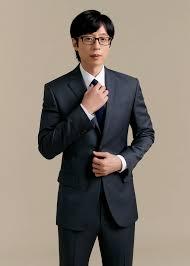
#> input picture mingyu234_/유재석.jpg, 190 x 266 px
$ python mingyu234.py
#> lines starting #> are read from the running program, lines starting #| are printed output that depends on the picture; after the words box and inside, x2 and y2 are one past the last pixel; in counts of white or black regions, pixels touching at a corner belong together
#> the answer given: 유재석.jpg
import cv2

def detect_faces(image_path, output_path="output.jpg"):
    # Haar Cascade XML 파일 로드
#> called with image_path = '유재석.jpg', output_path = 'output.jpg'
    face_cascade = cv2.CascadeClassifier(cv2.data.haarcascades + 'haarcascade_frontalface_default.xml')

    # 이미지 로드
    image = cv2.imread(image_path)
#> image is the input picture: shape (266, 190, 3); mean B, G, R 115.2, 125, 134.7
    if image is None:
        print("이미지를 찾을 수 없습니다. 경로를 확인하세요.")
        return

    # 그레이스케일 변환 (성능 향상을 위해)
    gray_image = cv2.cvtColor(image, cv2.COLOR_BGR2GRAY)
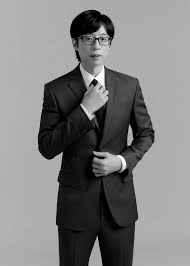
#> gray_image: shape (266, 190); min 0, max 255, mean 126.8

    # 얼굴 감지
    faces = face_cascade.detectMultiScale(gray_image, scaleFactor=1.1, minNeighbors=5, minSize=(30, 30))
#> faces = [[70, 21, 50, 50]]

    # 감지된 얼굴에 사각형 그리기
    for (x, y, w, h) in faces:
        cv2.rectangle(image, (x, y), (x+w, y+h), (255, 0, 0), 2)
#> this loop made 1 pass
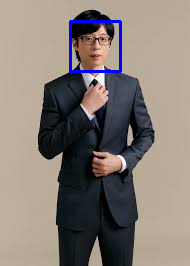
#> image: shape (266, 190, 3); 1.18% of pixels changed, all inside (x1, y1, x2, y2) = (69, 20, 122, 73)

    # 결과 출력
    print(f"{len(faces)}개의 얼굴이 감지되었습니다.")
#| 1개의 얼굴이 감지되었습니다.
    cv2.imshow("Detected Faces", image)
    cv2.waitKey(0)
    cv2.destroyAllWindows()

    # 결과 저장
    cv2.imwrite(output_path, image)
    print(f"처리된 이미지가 {output_path}에 저장되었습니다.")

# 실행 예시
image_path = input("이미지 파일 경로를 입력하세요: ")
detect_faces(image_path)
